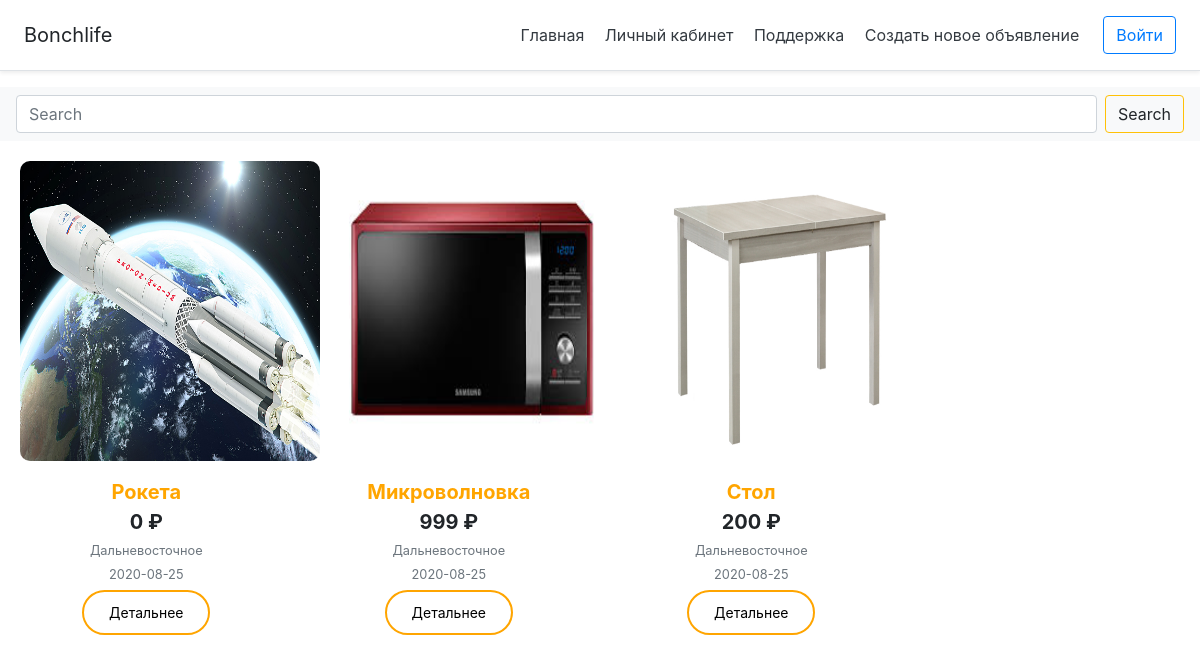
The page / on the database its author committed.
### app.py (models this page shows)
class Post(db.Model):
    id=db.Column(db.Integer,primary_key=True,unique=True)
    name = db.Column(db.String(200), nullable=False)
    description=db.Column(db.String(1000),nullable=False)
    category=db.Column(db.String(100),nullable=False)
    cost=db.Column(db.Integer,nullable=False)
    hostel=db.Column(db.String(100),nullable=False)
    urlon=db.Column(db.String(1000),nullable=False)
    timestamp = db.Column(db.DateTime)
    user_id=db.Column(db.Integer,db.ForeignKey('user.id'))
    active=db.Column(db.Boolean())
    user=db.relationship('User')
    img_0 = db.Column(db.String(120), default='image.jpg')
    img_1 = db.Column(db.String(120), default='image.jpg')
    img_2 = db.Column(db.String(120), default='image.jpg')
    img_3 = db.Column(db.String(120), default='image.jpg')

### routes.py (the view)
@app.route('/')
def hello_world():
    q=request.args.get('q')
    if q:
        posts=Post.query.filter(Post.name.contains(q),)
    else:
        posts=Post.query.order_by(Post.timestamp.desc())
    return render_template('index.html',posts=posts)

### routes.py (called while the page is built)
@app.after_request
def redirect_to_sign(responce):
    if responce.status_code==401:
        return redirect(url_for('loginging')+'?next='+request.url)
    return responce

### templates/index.html (shortened to what this page needs)
{%extends 'base.html'%}
{%block body%}
    <form class="navbar-form navbar-left" method="get">
        <nav class="navbar navbar-expand-lg navbar-light bg-light">
  <div class="collapse navbar-collapse" id="navbarSupportedContent">
    <form class="form-inline my-2 my-lg-0">
      <input class="form-control mr-sm-2" type="search" placeholder="Search" aria-label="Search" name="q" value="{{request.args.get('q','')}}">
      <a class="btn btn-outline-warning my-2 my-sm-0" type="submit">Search</a>
    </form>
  </div>
</nav>
    </form>
<div class="row" style=" text-align:center; padding:10px;margin-bottom:10px">
    {% for post in posts%}
<div class="col-lg-3" style="">
    <div class="links" style=" padding:10px;margin-bottom:10px">
                <p><a href="/post{{post.id}}"><img class="card-img-top" data-src="holder.js/100px225?theme=thumb&amp;bg=55595c&amp;fg=eceeef&amp;text=Thumbnail"  style=" border-radius: 10px;height: 300px; width: 300px; " src="{{ url_for('static', filename ='img/'+post.img_0)  }}"></a></p>
                  <div  class="card-text"  style="color:orange; text-transform: capitalize"> {{post.name}}</div>
                    <div class="card-text"> {{post.cost}} ₽</div>
                    <div class="text-muted"><small>{{post.hostel}}</small></div>
                    <div class="text-muted"><small>{{post.timestamp.date()}}</small></div>
                    <div><a href="/post{{post.id}}" class="btn btn-outline" aria-readonly="true" style="margin-top:5px;">Детальнее</a></div>
                </div></div>
{%endfor %}
{%endblock%}

### templates/base.html (shortened to what this page needs)
<!DOCTYPE html>
<html lang="en">
<head>
    <link rel="stylesheet" href="https://stackpath.bootstrapcdn.com/bootstrap/4.5.0/css/bootstrap.min.css">
</head>
<body>
<div class="d-flex flex-column flex-md-row align-items-center p-3 px-md-4 mb-3 bg-white border-bottom shadow-sm" style="color=orange">
  <h5 class="my-0 mr-md-auto font-weight-normal">Bonchlife</h5>
  <nav class="my-2 my-md-0 mr-md-3">
    <a class="p-2 text-dark" href="{{url_for('hello_world')}}">Главная</a>
      {%if current_user.is_authenticated==True %}
    <a class="p-2 text-dark" href="/user{{current_user.id}}/lic">Личный кабинет</a>
      {%else%}
    <a class="p-2 text-dark" href="{{url_for('chat')}}">Личный кабинет</a>
      {%endif%}
    <a class="p-2 text-dark" href="{{url_for('helper')}}">Поддержка</a>
      <a class="p-2 text-dark" href="{{url_for('reg_post')}}">Создать новое объявление</a>
  </nav>
    {%if current_user.is_authenticated==False %}
    <a class="btn btn-outline-primary" href="{{url_for('loginging')}}">Войти</a>
    {%endif%}
</div>
            {%block body%}{%endblock%}
</body>
</html>

### templates/index.html (style rules this page uses)
.btn:nth-child(1) { background-color: white; color: black; border: 2px solid #FFA500; font-size: 14px; border-radius: 30px; padding: 10px 25px; text-transform: capitalize; transition: all 0.5s ease 0s; }
.card-text { text-align:center; font-size:20px; font-weight:bold; }

### rows shown on the page
Post: img_0 (picture), name "Рокета", cost "0", hostel "Дальневосточное", timestamp "2020-08-25"
Post: img_0 (picture), name "Микроволновка", cost "999", hostel "Дальневосточное", timestamp "2020-08-25"
Post: img_0 (picture), name "Стол", cost "200", hostel "Дальневосточное", timestamp "2020-08-25"
